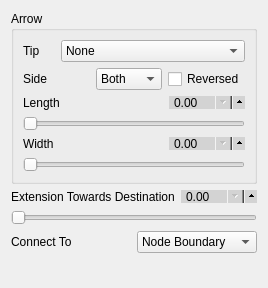
             <widget class="QWidget" name="page_8">
              <property name="geometry">
               <rect>
                <x>0</x>
                <y>0</y>
                <width>248</width>
                <height>288</height>
               </rect>
              </property>
              <attribute name="label">
               <string>Destination</string>
              </attribute>
              <layout class="QVBoxLayout" name="verticalLayout_39">
               <item>
                <widget class="QGroupBox" name="groupBox_12">
                 <property name="title">
                  <string>Arrow</string>
                 </property>
                 <layout class="QVBoxLayout" name="verticalLayout_69">
                  <item>
                   <layout class="QHBoxLayout" name="horizontalLayout_45">
                    <item>
                     <widget class="QLabel" name="label_11">
                      <property name="text">
                       <string>Tip</string>
                      </property>
                     </widget>
                    </item>
                    <item>
                     <widget class="QComboBox" name="segment_d_tip">
                      <property name="focusPolicy">
                       <enum>Qt::ClickFocus</enum>
                      </property>
                      <item>
                       <property name="text">
                        <string>None</string>
                       </property>
                      </item>
                      <item>
                       <property name="text">
                        <string>stealth</string>
                       </property>
                      </item>
                      <item>
                       <property name="text">
                        <string>stealth round</string>
                       </property>
                      </item>
                      <item>
                       <property name="text">
                        <string>stealth open</string>
                       </property>
                      </item>
                      <item>
                       <property name="text">
                        <string>stealth open round</string>
                       </property>
                      </item>
                      <item>
                       <property name="text">
                        <string>&lt;</string>
                       </property>
                      </item>
                      <item>
                       <property name="text">
                        <string>&gt;</string>
                       </property>
                      </item>
                      <item>
                       <property name="text">
                        <string>latex</string>
                       </property>
                      </item>
                      <item>
                       <property name="text">
                        <string>latex round</string>
                       </property>
                      </item>
                      <item>
                       <property name="text">
                        <string>latex open</string>
                       </property>
                      </item>
                      <item>
                       <property name="text">
                        <string>latex open round</string>
                       </property>
                      </item>
                      <item>
                       <property name="text">
                        <string>to / classical tikz rightarrow</string>
                       </property>
                      </item>
                      <item>
                       <property name="text">
                        <string>computer modern rightarrow</string>
                       </property>
                      </item>
                      <item>
                       <property name="text">
                        <string>implies</string>
                       </property>
                      </item>
                      <item>
                       <property name="text">
                        <string>butt cap</string>
                       </property>
                      </item>
                      <item>
                       <property name="text">
                        <string>fast round</string>
                       </property>
                      </item>
                      <item>
                       <property name="text">
                        <string>fast triangle</string>
                       </property>
                      </item>
                      <item>
                       <property name="text">
                        <string>round cap</string>
                       </property>
                      </item>
                      <item>
                       <property name="text">
                        <string>triangle cap</string>
                       </property>
                      </item>
                      <item>
                       <property name="text">
                        <string>circle</string>
                       </property>
                      </item>
                      <item>
                       <property name="text">
                        <string>circle open</string>
                       </property>
                      </item>
                      <item>
                       <property name="text">
                        <string>diamond</string>
                       </property>
                      </item>
                      <item>
                       <property name="text">
                        <string>diamond open</string>
                       </property>
                      </item>
                      <item>
                       <property name="text">
                        <string>ellipse</string>
                       </property>
                      </item>
                      <item>
                       <property name="text">
                        <string>ellipse open</string>
                       </property>
                      </item>
                      <item>
                       <property name="text">
                        <string>kite</string>
                       </property>
                      </item>
                      <item>
                       <property name="text">
                        <string>kite open</string>
                       </property>
                      </item>
                      <item>
                       <property name="text">
                        <string>rectangle</string>
                       </property>
                      </item>
                      <item>
                       <property name="text">
                        <string>rectangle open</string>
                       </property>
                      </item>
                      <item>
                       <property name="text">
                        <string>square</string>
                       </property>
                      </item>
                      <item>
                       <property name="text">
                        <string>square open</string>
                       </property>
                      </item>
                      <item>
                       <property name="text">
                        <string>triangle</string>
                       </property>
                      </item>
                      <item>
                       <property name="text">
                        <string>triangle open</string>
                       </property>
                      </item>
                      <item>
                       <property name="text">
                        <string>turned square</string>
                       </property>
                      </item>
                      <item>
                       <property name="text">
                        <string>turned square open</string>
                       </property>
                      </item>
                      <item>
                       <property name="text">
                        <string>arc barb</string>
                       </property>
                      </item>
                      <item>
                       <property name="text">
                        <string>bar</string>
                       </property>
                      </item>
                      <item>
                       <property name="text">
                        <string>bracket</string>
                       </property>
                      </item>
                      <item>
                       <property name="text">
                        <string>hooks</string>
                       </property>
                      </item>
                      <item>
                       <property name="text">
                        <string>parenthesis</string>
                       </property>
                      </item>
                      <item>
                       <property name="text">
                        <string>straight barb</string>
                       </property>
                      </item>
                      <item>
                       <property name="text">
                        <string>tee barb</string>
                       </property>
                      </item>
                     </widget>
                    </item>
                   </layout>
                  </item>
                  <item>
                   <layout class="QHBoxLayout" name="horizontalLayout_46">
                    <item>
                     <widget class="QLabel" name="label_12">
                      <property name="text">
                       <string>Side</string>
                      </property>
                     </widget>
                    </item>
                    <item>
                     <widget class="QComboBox" name="segment_d_side">
                      <item>
                       <property name="text">
                        <string>Both</string>
                       </property>
                      </item>
                      <item>
                       <property name="text">
                        <string>Left</string>
                       </property>
                      </item>
                      <item>
                       <property name="text">
                        <string>Right</string>
                       </property>
                      </item>
                     </widget>
                    </item>
                    <item>
                     <widget class="QCheckBox" name="segment_d_reversed">
                      <property name="text">
                       <string>Reversed</string>
                      </property>
                     </widget>
                    </item>
                   </layout>
                  </item>
                  <item>
                   <layout class="QVBoxLayout" name="verticalLayout_37">
                    <item>
                     <layout class="QHBoxLayout" name="horizontalLayout_47">
                      <item>
                       <widget class="QLabel" name="label_53">
                        <property name="focusPolicy">
                         <enum>Qt::NoFocus</enum>
                        </property>
                        <property name="text">
                         <string>Length</string>
                        </property>
                       </widget>
                      </item>
                      <item>
                       <widget class="QDoubleSpinBox" name="segment_d_length_spin">
                        <property name="focusPolicy">
                         <enum>Qt::ClickFocus</enum>
                        </property>
                        <property name="styleSheet">
                         <string notr="true">QDoubleSpinBox {
	max-height: 11px;
	min-height: 11px;
    min-width: 60px;
    max-width: 60px;
    padding-right: 10px;
    background-color: lightgray;
    padding-top: -2px;
    padding-bottom: -2px;
}

QDoubleSpinBox::up-button {
  subcontrol-origin: padding;
  subcontrol-position: right center;
  left: 7px;
  height: 18px;
  width: 18px;
}

QDoubleSpinBox::down-button {
  subcontrol-origin: content;
  subcontrol-position: right center;
  left: 0px;
  top: 0px;
  height: 18px;
  width: 18px;
}

</string>
                        </property>
                       </widget>
                      </item>
                     </layout>
                    </item>
                    <item>
                     <widget class="QSlider" name="segment_d_length_slider">
                      <property name="focusPolicy">
                       <enum>Qt::NoFocus</enum>
                      </property>
                      <property name="styleSheet">
                       <string notr="true"/>
                      </property>
                      <property name="orientation">
                       <enum>Qt::Horizontal</enum>
                      </property>
                     </widget>
                    </item>
                   </layout>
                  </item>
                  <item>
                   <layout class="QVBoxLayout" name="verticalLayout_38">
                    <item>
                     <layout class="QHBoxLayout" name="horizontalLayout_48">
                      <item>
                       <widget class="QLabel" name="label_54">
                        <property name="focusPolicy">
                         <enum>Qt::NoFocus</enum>
                        </property>
                        <property name="text">
                         <string>Width</string>
                        </property>
                       </widget>
                      </item>
                      <item>
                       <widget class="QDoubleSpinBox" name="segment_d_width_spin">
                        <property name="focusPolicy">
                         <enum>Qt::ClickFocus</enum>
                        </property>
                        <property name="styleSheet">
                         <string notr="true">QDoubleSpinBox {
	max-height: 11px;
	min-height: 11px;
    min-width: 60px;
    max-width: 60px;
    padding-right: 10px;
    background-color: lightgray;
    padding-top: -2px;
    padding-bottom: -2px;
}

QDoubleSpinBox::up-button {
  subcontrol-origin: padding;
  subcontrol-position: right center;
  left: 7px;
  height: 18px;
  width: 18px;
}

QDoubleSpinBox::down-button {
  subcontrol-origin: content;
  subcontrol-position: right center;
  left: 0px;
  top: 0px;
  height: 18px;
  width: 18px;
}

</string>
                        </property>
                       </widget>
                      </item>
                     </layout>
                    </item>
                    <item>
                     <widget class="QSlider" name="segment_d_width_slider">
                      <property name="focusPolicy">
                       <enum>Qt::NoFocus</enum>
                      </property>
                      <property name="styleSheet">
                       <string notr="true"/>
                      </property>
                      <property name="orientation">
                       <enum>Qt::Horizontal</enum>
                      </property>
                     </widget>
                    </item>
                   </layout>
                  </item>
                 </layout>
                </widget>
               </item>
               <item>
                <layout class="QVBoxLayout" name="verticalLayout_44">
                 <item>
                  <layout class="QHBoxLayout" name="horizontalLayout_54">
                   <item>
                    <widget class="QLabel" name="label_65">
                     <property name="focusPolicy">
                      <enum>Qt::NoFocus</enum>
                     </property>
                     <property name="text">
                      <string>Extension Towards Destination</string>
                     </property>
                    </widget>
                   </item>
                   <item>
                    <widget class="QDoubleSpinBox" name="segment_d_extension_spin">
                     <property name="focusPolicy">
                      <enum>Qt::ClickFocus</enum>
                     </property>
                     <property name="styleSheet">
                      <string notr="true">QDoubleSpinBox {
	max-height: 11px;
	min-height: 11px;
    min-width: 60px;
    max-width: 60px;
    padding-right: 10px;
    background-color: lightgray;
    padding-top: -2px;
    padding-bottom: -2px;
}

QDoubleSpinBox::up-button {
  subcontrol-origin: padding;
  subcontrol-position: right center;
  left: 7px;
  height: 18px;
  width: 18px;
}

QDoubleSpinBox::down-button {
  subcontrol-origin: content;
  subcontrol-position: right center;
  left: 0px;
  top: 0px;
  height: 18px;
  width: 18px;
}

</string>
                     </property>
                    </widget>
                   </item>
                  </layout>
                 </item>
                 <item>
                  <widget class="QSlider" name="segment_d_extension_slider">
                   <property name="focusPolicy">
                    <enum>Qt::NoFocus</enum>
                   </property>
                   <property name="styleSheet">
                    <string notr="true"/>
                   </property>
                   <property name="maximum">
                    <number>100</number>
                   </property>
                   <property name="orientation">
                    <enum>Qt::Horizontal</enum>
                   </property>
                  </widget>
                 </item>
                </layout>
               </item>
               <item>
                <layout class="QHBoxLayout" name="horizontalLayout_78">
                 <item>
                  <widget class="QLabel" name="label_82">
                   <property name="text">
                    <string>Connect To</string>
                   </property>
                  </widget>
                 </item>
                 <item>
                  <widget class="QComboBox" name="segment_d_connect_to">
                   <item>
                    <property name="text">
                     <string>Node Boundary</string>
                    </property>
                   </item>
                   <item>
                    <property name="text">
                     <string>Node Centre</string>
                    </property>
                   </item>
                  </widget>
                 </item>
                </layout>
               </item>
               <item>
                <spacer name="verticalSpacer_8">
                 <property name="orientation">
                  <enum>Qt::Vertical</enum>
                 </property>
                 <property name="sizeHint" stdset="0">
                  <size>
                   <width>20</width>
                   <height>36</height>
                  </size>
                 </property>
                </spacer>
               </item>
              </layout>
             </widget>
